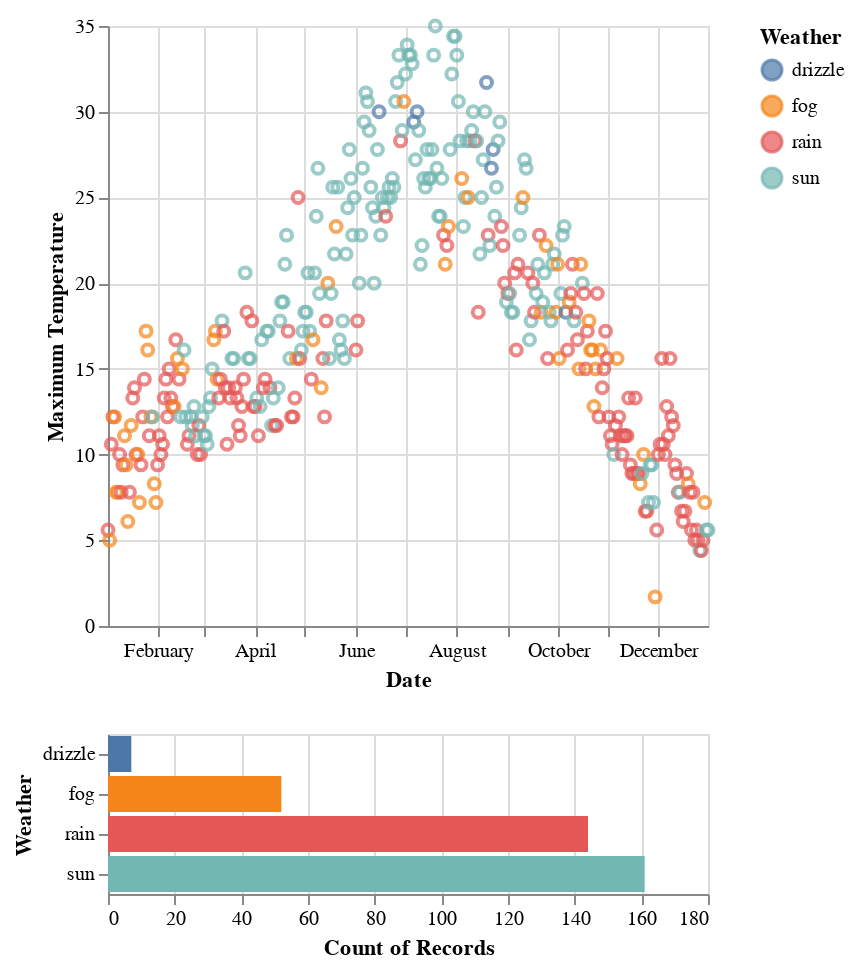

Notebook code for this chart:
### Code cell
brush_selection = alt.selection_interval()

base_plot = alt.Chart(weather)


scatterplot = base_plot.mark_point().encode(
    x="Date:T",
    y="Maximum Temperature:Q",
    color=alt.condition(brush_selection, "Weather:N", alt.value("gray")),
    opacity=alt.condition(brush_selection, alt.value(0.7), alt.value(0.3))
    
).add_params(
    brush_selection
)

histogram = base_plot.mark_bar().encode(
    y="Weather:N",
    color="Weather:N",
    x="count():Q",
).transform_filter(
    brush_selection
)

scatterplot & histogram

### Figure 1 — Vega-Lite specification as saved in the notebook (floating-point values rounded to 4 significant figures; data arrays with more than 128 entries replaced by an {"elided": "..."} marker saying what was removed)
{"config": {"view": {"continuousWidth": 300, "continuousHeight": 300}}, "vconcat": [{"mark": {"type": "point"}, "encoding": {"color": {"condition": {"param": "param_2", "field": "Weather", "type": "nominal"}, "value": "gray"}, "opacity": {"condition": {"param": "param_2", "value": 0.7}, "value": 0.3}, "x": {"field": "Date", "type": "temporal"}, "y": {"field": "Maximum Temperature", "type": "quantitative"}}, "name": "view_2"}, {"mark": {"type": "bar"}, "encoding": {"color": {"field": "Weather", "type": "nominal"}, "x": {"aggregate": "count", "type": "quantitative"}, "y": {"field": "Weather", "type": "nominal"}}, "transform": [{"filter": {"param": "param_2"}}]}], "data": {"name": "data-4e259654fb853af0d4442f20a365e564"}, "params": [{"name": "param_2", "select": {"type": "interval"}, "views": ["view_2"]}], "$schema": "https://vega.github.io/schema/vega-lite/v5.15.1.json", "datasets": {"data-4e259654fb853af0d4442f20a365e564": {"elided": "364 records"}}}
